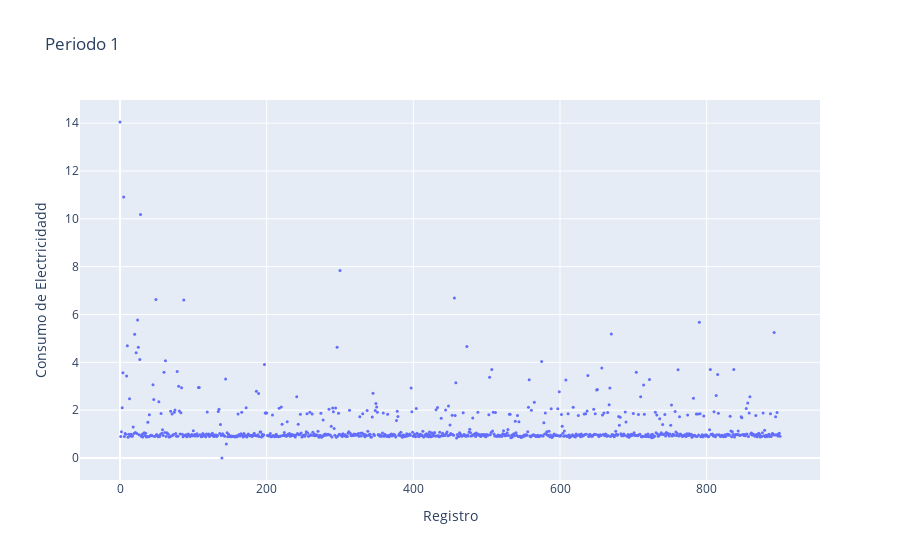

Notebook source saved alongside this figure:
### Markdown cell above
#### Periodo 1

### Code cell
# Crea la figura
fig = go.Figure()

# Añade el gráfico de dispersión
fig.add_trace(go.Scatter(
    x=[int(i) for i in range(consumo_periodo1.shape[0])], 
    y=consumo_periodo1, 
    mode='markers', 
    marker=dict(size=3),
    name='Consumo'
))

# Configura el diseño de la figura
fig.update_layout(
    title='Periodo 1',
    xaxis=dict(title='Registro'),
    yaxis=dict(title='Consumo de Electricidadd')
)

# Muestra la figura
fig.show()

### Figure 1 — Plotly figure (JSON) as saved in the notebook; plotly's stock layout.template omitted (floating-point values rounded to 4 significant figures; data arrays with more than 128 entries replaced by an {"elided": "..."} marker saying what was removed)
{"data": [{"marker": {"size": 3}, "mode": "markers", "name": "Consumo", "type": "scatter", "x": {"elided": "901 int values"}, "y": {"elided": "901 float values"}}], "layout": {"title": {"text": "Periodo 1"}, "xaxis": {"title": {"text": "Registro"}}, "yaxis": {"title": {"text": "Consumo de Electricidadd"}}}}
